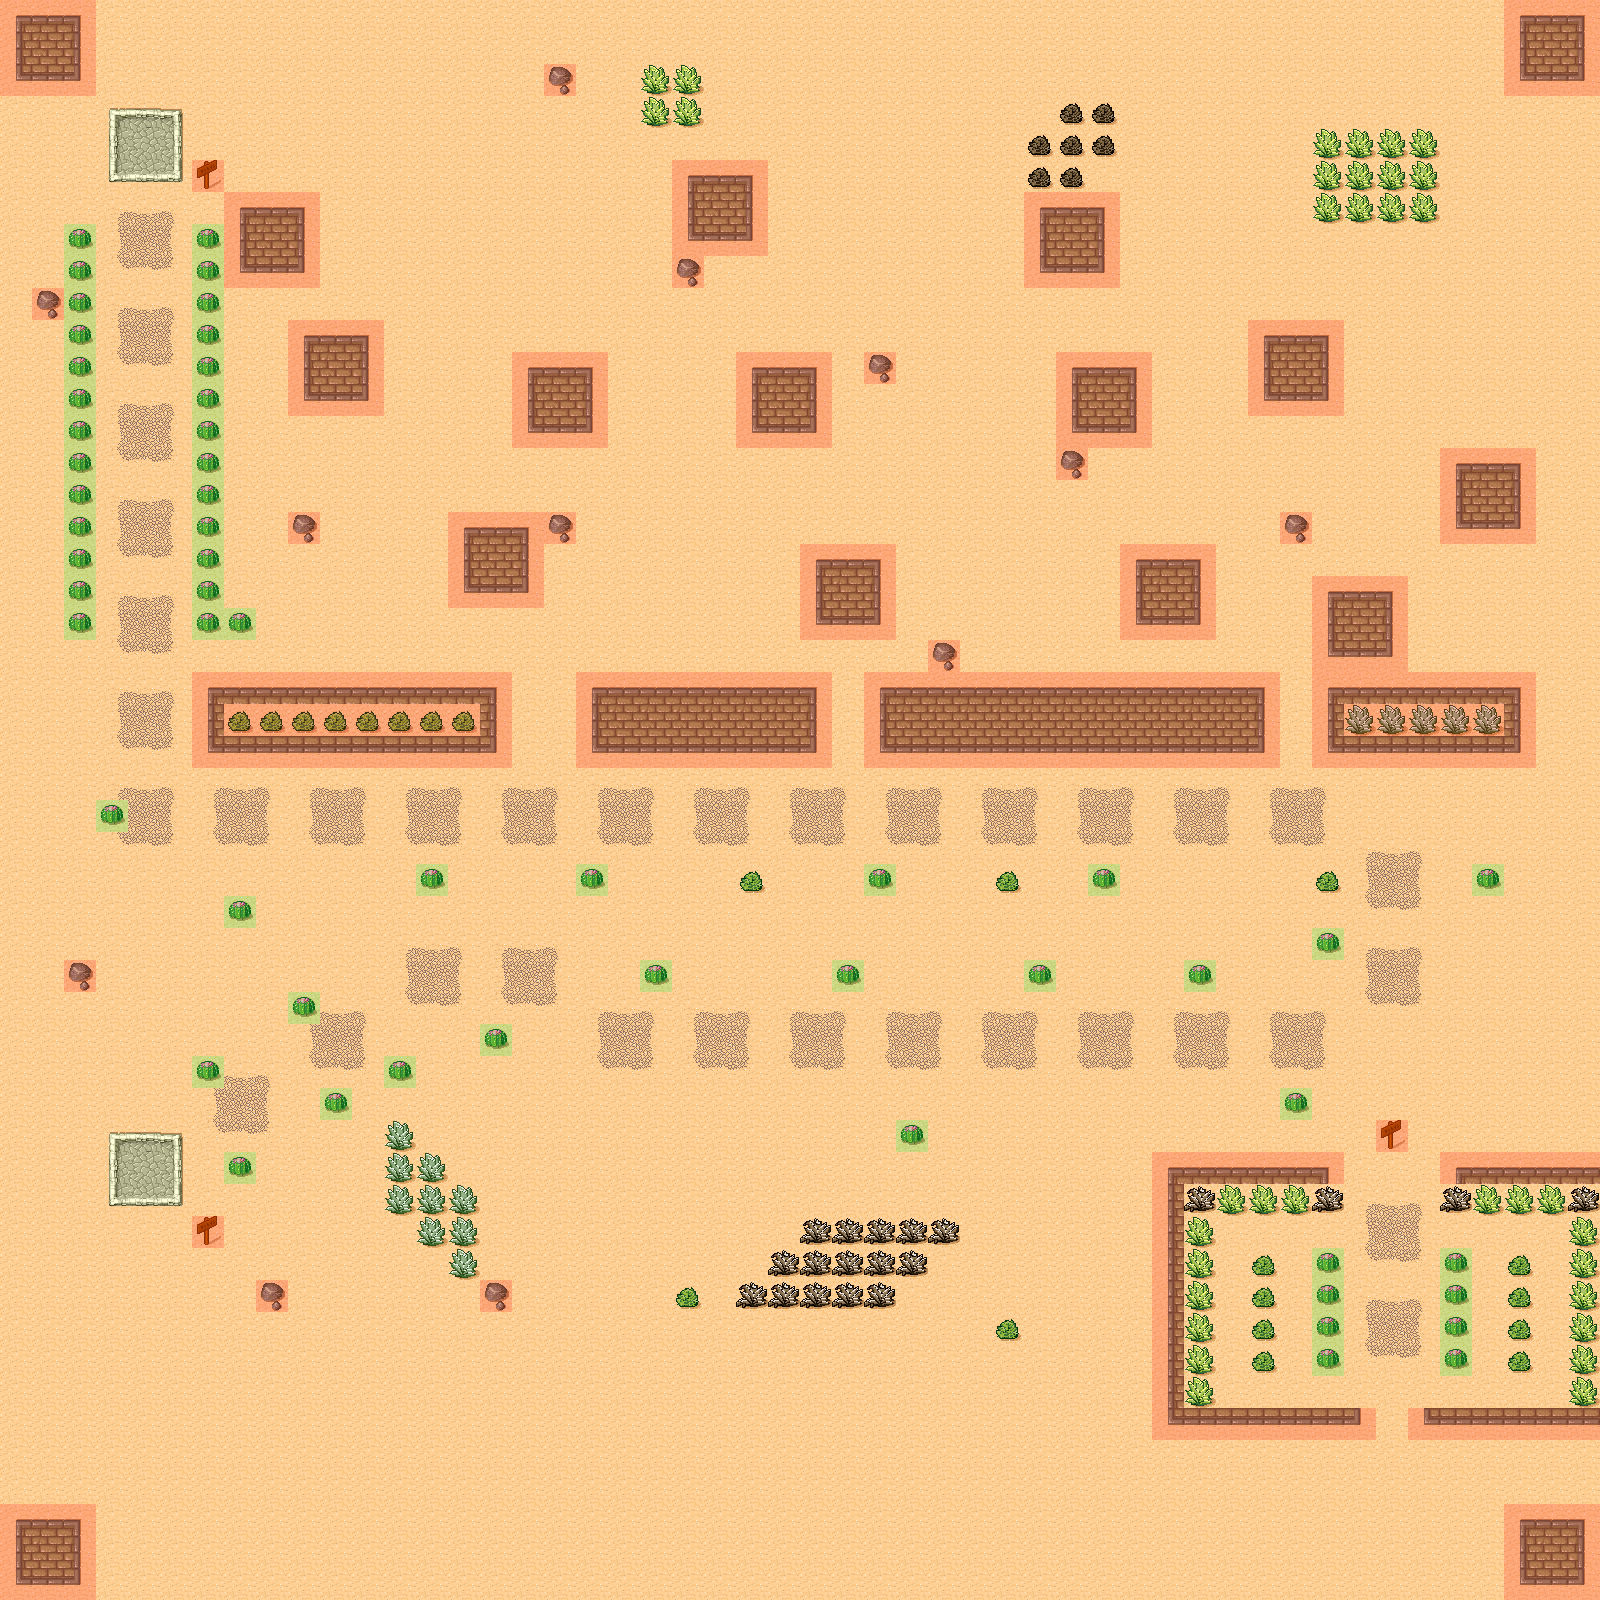

Rendered tile map (Tiled .tmx) drawn with the repository's tilesets; below, a short description and the map source with its tile grids summarised:
An orthogonal 50x50 tile map with 32x32 px tiles, 3 tile layers (Background, m, fore), 2 tilesets and 7 objects (spawnpt, EnemySpawn1, EnemySpawn2, EnemySpawn3, EnemySpawn4, ...).

<map version="1.0" orientation="orthogonal" width="50" height="50" tilewidth="32" tileheight="32">
 <tileset firstgid="1" name="tmw_desert_spacing" tilewidth="32" tileheight="32" spacing="1" margin="1">
  <image source="tmw_desert_spacing.png" width="265" height="199" />
 </tileset>
 <tileset firstgid="49" name="meta_tiles" tilewidth="32" tileheight="32" spacing="1" margin="1">
  <image source="meta_tiles.png" width="67" height="34" />
  <tile id="0">
   <properties>
    <property name="Collidable" value="True" />
   </properties>
  </tile>
  <tile id="1">
   <properties>
    <property name="Collectable" value="True" />
   </properties>
  </tile>
 </tileset>
 <layer name="Background" width="50" height="50">
  <data>[2500 cells, 2500 non-empty, 36 distinct tile ids]</data>
 </layer>
 <objectgroup name="Objects" width="50" height="50">
  <object name="spawnpt" x="144" y="1232" />
  <object name="EnemySpawn1" x="1072" y="1104">
   <properties>
    <property name="enemy" value="1" />
   </properties>
  </object>
  <object name="EnemySpawn2" x="1072" y="1488">
   <properties>
    <property name="enemy" value="1" />
   </properties>
  </object>
  <object name="EnemySpawn3" x="912" y="336">
   <properties>
    <property name="enemy" value="1" />
   </properties>
  </object>
  <object name="EnemySpawn4" x="112" y="880">
   <properties>
    <property name="enemy" value="1" />
   </properties>
  </object>
  <object name="EnemySpawn5" x="656" y="368">
   <properties>
    <property name="enemy" value="2" />
   </properties>
  </object>
  <object name="EnemySpawn6" x="432" y="144">
   <properties>
    <property name="enemy" value="2" />
   </properties>
  </object>
 </objectgroup>
 <layer name="m" width="50" height="50">
  <data>[2500 cells, 313 non-empty, 1 distinct tile ids]</data>
 </layer>
 <layer name="fore" width="50" height="50">
  <data>[2500 cells, 55 non-empty, 1 distinct tile ids]</data>
 </layer>
</map>
